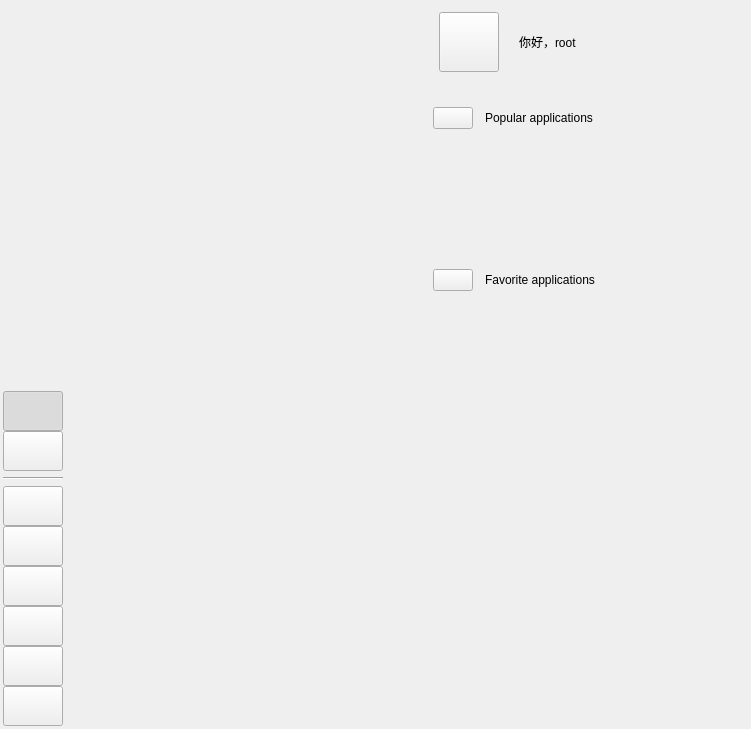
<?xml version="1.0" encoding="UTF-8"?>
<ui version="4.0">
 <class>Window</class>
 <widget class="QWidget" name="Window">
  <property name="geometry">
   <rect>
    <x>0</x>
    <y>0</y>
    <width>751</width>
    <height>729</height>
   </rect>
  </property>
  <property name="windowTitle">
   <string>Form</string>
  </property>
  <layout class="QHBoxLayout" name="horizontalLayout">
   <property name="spacing">
    <number>3</number>
   </property>
   <property name="leftMargin">
    <number>3</number>
   </property>
   <property name="topMargin">
    <number>3</number>
   </property>
   <property name="rightMargin">
    <number>3</number>
   </property>
   <property name="bottomMargin">
    <number>3</number>
   </property>
   <item>
    <widget class="KiranColorBlock" name="m_widgetNavigations" native="true">
     <property name="sizePolicy">
      <sizepolicy hsizetype="Preferred" vsizetype="Preferred">
       <horstretch>0</horstretch>
       <verstretch>0</verstretch>
      </sizepolicy>
     </property>
     <property name="minimumSize">
      <size>
       <width>60</width>
       <height>0</height>
      </size>
     </property>
     <property name="maximumSize">
      <size>
       <width>60</width>
       <height>16777215</height>
      </size>
     </property>
     <layout class="QVBoxLayout" name="verticalLayout">
      <property name="leftMargin">
       <number>0</number>
      </property>
      <property name="topMargin">
       <number>0</number>
      </property>
      <property name="rightMargin">
       <number>0</number>
      </property>
      <property name="bottomMargin">
       <number>0</number>
      </property>
      <item>
       <spacer name="verticalSpacer">
        <property name="orientation">
         <enum>Qt::Vertical</enum>
        </property>
        <property name="sizeHint" stdset="0">
         <size>
          <width>20</width>
          <height>40</height>
         </size>
        </property>
       </spacer>
      </item>
      <item>
       <layout class="QVBoxLayout" name="vboxlayout">
        <property name="spacing">
         <number>0</number>
        </property>
        <item>
         <widget class="StyledButton" name="m_btnAppsOverview">
          <property name="sizePolicy">
           <sizepolicy hsizetype="Expanding" vsizetype="Fixed">
            <horstretch>0</horstretch>
            <verstretch>0</verstretch>
           </sizepolicy>
          </property>
          <property name="minimumSize">
           <size>
            <width>0</width>
            <height>40</height>
           </size>
          </property>
          <property name="maximumSize">
           <size>
            <width>16777215</width>
            <height>40</height>
           </size>
          </property>
          <property name="toolTip">
           <string>All application</string>
          </property>
          <property name="text">
           <string/>
          </property>
          <property name="icon">
           <iconset theme="ksvg-ks-menu-apps-list-symbolic">
            <normaloff>.</normaloff>.</iconset>
          </property>
          <property name="checkable">
           <bool>true</bool>
          </property>
          <property name="checked">
           <bool>true</bool>
          </property>
         </widget>
        </item>
        <item>
         <widget class="StyledButton" name="m_btnRecentFilesOverview">
          <property name="sizePolicy">
           <sizepolicy hsizetype="Expanding" vsizetype="Fixed">
            <horstretch>0</horstretch>
            <verstretch>0</verstretch>
           </sizepolicy>
          </property>
          <property name="minimumSize">
           <size>
            <width>0</width>
            <height>40</height>
           </size>
          </property>
          <property name="maximumSize">
           <size>
            <width>16777215</width>
            <height>40</height>
           </size>
          </property>
          <property name="toolTip">
           <string>Recent files</string>
          </property>
          <property name="text">
           <string/>
          </property>
          <property name="icon">
           <iconset theme="ksvg-ks-menu-recent-files-symbolic">
            <normaloff>.</normaloff>.</iconset>
          </property>
          <property name="checkable">
           <bool>true</bool>
          </property>
         </widget>
        </item>
       </layout>
      </item>
      <item>
       <widget class="Line" name="line">
        <property name="orientation">
         <enum>Qt::Horizontal</enum>
        </property>
       </widget>
      </item>
      <item>
       <layout class="QVBoxLayout" name="verticalLayout_4">
        <property name="spacing">
         <number>0</number>
        </property>
        <item>
         <widget class="StyledButton" name="m_btnRunCommand">
          <property name="sizePolicy">
           <sizepolicy hsizetype="Expanding" vsizetype="Fixed">
            <horstretch>0</horstretch>
            <verstretch>0</verstretch>
           </sizepolicy>
          </property>
          <property name="minimumSize">
           <size>
            <width>0</width>
            <height>40</height>
           </size>
          </property>
          <property name="maximumSize">
           <size>
            <width>16777215</width>
            <height>40</height>
           </size>
          </property>
          <property name="toolTip">
           <string>Run command</string>
          </property>
          <property name="text">
           <string/>
          </property>
          <property name="icon">
           <iconset theme="ksvg-ks-menu-run-command-symbolic">
            <normaloff>.</normaloff>.</iconset>
          </property>
          <property name="checkable">
           <bool>false</bool>
          </property>
         </widget>
        </item>
        <item>
         <widget class="StyledButton" name="m_btnSearchFiles">
          <property name="sizePolicy">
           <sizepolicy hsizetype="Expanding" vsizetype="Fixed">
            <horstretch>0</horstretch>
            <verstretch>0</verstretch>
           </sizepolicy>
          </property>
          <property name="minimumSize">
           <size>
            <width>0</width>
            <height>40</height>
           </size>
          </property>
          <property name="maximumSize">
           <size>
            <width>16777215</width>
            <height>40</height>
           </size>
          </property>
          <property name="toolTip">
           <string>Search file</string>
          </property>
          <property name="text">
           <string/>
          </property>
          <property name="icon">
           <iconset theme="ksvg-ks-menu-search-files-symbolic">
            <normaloff>.</normaloff>.</iconset>
          </property>
          <property name="checkable">
           <bool>false</bool>
          </property>
         </widget>
        </item>
        <item>
         <widget class="StyledButton" name="m_btnHomeDir">
          <property name="sizePolicy">
           <sizepolicy hsizetype="Expanding" vsizetype="Fixed">
            <horstretch>0</horstretch>
            <verstretch>0</verstretch>
           </sizepolicy>
          </property>
          <property name="minimumSize">
           <size>
            <width>0</width>
            <height>40</height>
           </size>
          </property>
          <property name="maximumSize">
           <size>
            <width>16777215</width>
            <height>40</height>
           </size>
          </property>
          <property name="toolTip">
           <string>Home dir</string>
          </property>
          <property name="text">
           <string/>
          </property>
          <property name="icon">
           <iconset theme="ksvg-ks-menu-home-dir-symbolic">
            <normaloff>.</normaloff>.</iconset>
          </property>
          <property name="checkable">
           <bool>false</bool>
          </property>
         </widget>
        </item>
        <item>
         <widget class="StyledButton" name="m_btnSettings">
          <property name="sizePolicy">
           <sizepolicy hsizetype="Expanding" vsizetype="Fixed">
            <horstretch>0</horstretch>
            <verstretch>0</verstretch>
           </sizepolicy>
          </property>
          <property name="minimumSize">
           <size>
            <width>0</width>
            <height>40</height>
           </size>
          </property>
          <property name="maximumSize">
           <size>
            <width>16777215</width>
            <height>40</height>
           </size>
          </property>
          <property name="toolTip">
           <string>Settings</string>
          </property>
          <property name="text">
           <string/>
          </property>
          <property name="icon">
           <iconset theme="ksvg-ks-menu-settings-symbolic">
            <normaloff>.</normaloff>.</iconset>
          </property>
          <property name="checkable">
           <bool>false</bool>
          </property>
         </widget>
        </item>
        <item>
         <widget class="StyledButton" name="m_btnSystemMonitor">
          <property name="sizePolicy">
           <sizepolicy hsizetype="Expanding" vsizetype="Fixed">
            <horstretch>0</horstretch>
            <verstretch>0</verstretch>
           </sizepolicy>
          </property>
          <property name="minimumSize">
           <size>
            <width>0</width>
            <height>40</height>
           </size>
          </property>
          <property name="maximumSize">
           <size>
            <width>16777215</width>
            <height>40</height>
           </size>
          </property>
          <property name="toolTip">
           <string>System monitor</string>
          </property>
          <property name="text">
           <string/>
          </property>
          <property name="icon">
           <iconset theme="ksvg-ks-menu-system-monitor-symbolic">
            <normaloff>.</normaloff>.</iconset>
          </property>
          <property name="checkable">
           <bool>false</bool>
          </property>
         </widget>
        </item>
        <item>
         <widget class="StyledButton" name="m_btnPower">
          <property name="sizePolicy">
           <sizepolicy hsizetype="Expanding" vsizetype="Fixed">
            <horstretch>0</horstretch>
            <verstretch>0</verstretch>
           </sizepolicy>
          </property>
          <property name="minimumSize">
           <size>
            <width>0</width>
            <height>40</height>
           </size>
          </property>
          <property name="maximumSize">
           <size>
            <width>16777215</width>
            <height>40</height>
           </size>
          </property>
          <property name="toolTip">
           <string>Power</string>
          </property>
          <property name="text">
           <string/>
          </property>
          <property name="icon">
           <iconset theme="ksvg-ks-menu-power-symbolic">
            <normaloff>.</normaloff>.</iconset>
          </property>
          <property name="checkable">
           <bool>false</bool>
          </property>
         </widget>
        </item>
       </layout>
      </item>
     </layout>
    </widget>
   </item>
   <item>
    <widget class="QStackedWidget" name="m_widgetOverviewStack">
     <widget class="QWidget" name="m_middlePage1">
      <layout class="QVBoxLayout"/>
     </widget>
    </widget>
   </item>
   <item>
    <widget class="QWidget" name="m_widgetExpand" native="true">
     <layout class="QVBoxLayout" name="m_expandLayout" stretch="0,1,2">
      <property name="spacing">
       <number>2</number>
      </property>
      <property name="leftMargin">
       <number>0</number>
      </property>
      <property name="topMargin">
       <number>0</number>
      </property>
      <property name="rightMargin">
       <number>0</number>
      </property>
      <property name="bottomMargin">
       <number>0</number>
      </property>
      <item>
       <widget class="KiranColorBlock" name="m_widgetUserInfo" native="true">
        <layout class="QGridLayout" name="gridLayout_2">
         <property name="leftMargin">
          <number>30</number>
         </property>
         <property name="horizontalSpacing">
          <number>20</number>
         </property>
         <item row="0" column="1">
          <layout class="QVBoxLayout" name="verticalLayout_6">
           <item>
            <widget class="QLabel" name="m_labelUserName">
             <property name="sizePolicy">
              <sizepolicy hsizetype="Expanding" vsizetype="Preferred">
               <horstretch>0</horstretch>
               <verstretch>0</verstretch>
              </sizepolicy>
             </property>
             <property name="text">
              <string>你好，root</string>
             </property>
            </widget>
           </item>
          </layout>
         </item>
         <item row="0" column="0" alignment="Qt::AlignLeft">
          <widget class="QPushButton" name="m_btnUserPhoto">
           <property name="minimumSize">
            <size>
             <width>60</width>
             <height>60</height>
            </size>
           </property>
           <property name="maximumSize">
            <size>
             <width>60</width>
             <height>60</height>
            </size>
           </property>
           <property name="text">
            <string/>
           </property>
           <property name="iconSize">
            <size>
             <width>60</width>
             <height>60</height>
            </size>
           </property>
          </widget>
         </item>
        </layout>
       </widget>
      </item>
      <item>
       <widget class="KiranColorBlock" name="m_widgetPopularApp" native="true">
        <property name="maximumSize">
         <size>
          <width>16777215</width>
          <height>160</height>
         </size>
        </property>
        <layout class="QVBoxLayout" name="verticalLayout_2" stretch="0,1">
         <property name="bottomMargin">
          <number>0</number>
         </property>
         <item>
          <layout class="QHBoxLayout" name="horizontalLayout_2" stretch="0,1">
           <property name="spacing">
            <number>12</number>
           </property>
           <property name="leftMargin">
            <number>15</number>
           </property>
           <property name="topMargin">
            <number>15</number>
           </property>
           <property name="rightMargin">
            <number>15</number>
           </property>
           <property name="bottomMargin">
            <number>0</number>
           </property>
           <item>
            <widget class="QPushButton" name="m_btnPopularAppIcon">
             <property name="enabled">
              <bool>true</bool>
             </property>
             <property name="focusPolicy">
              <enum>Qt::NoFocus</enum>
             </property>
             <property name="text">
              <string/>
             </property>
            </widget>
           </item>
           <item>
            <widget class="QLabel" name="m_labelPopularApp">
             <property name="text">
              <string>Popular applications</string>
             </property>
            </widget>
           </item>
          </layout>
         </item>
         <item>
          <widget class="QWidget" name="m_widgetPopular" native="true">
           <layout class="QGridLayout" name="m_gridLayoutPopularApp"/>
          </widget>
         </item>
        </layout>
       </widget>
      </item>
      <item>
       <widget class="KiranColorBlock" name="m_widgetFavoriteApp" native="true">
        <layout class="QVBoxLayout" name="verticalLayout_3" stretch="0,0">
         <property name="topMargin">
          <number>9</number>
         </property>
         <item>
          <layout class="QHBoxLayout" name="horizontalLayout_3" stretch="0,1">
           <property name="spacing">
            <number>12</number>
           </property>
           <property name="leftMargin">
            <number>15</number>
           </property>
           <property name="topMargin">
            <number>15</number>
           </property>
           <property name="rightMargin">
            <number>15</number>
           </property>
           <property name="bottomMargin">
            <number>0</number>
           </property>
           <item>
            <widget class="QPushButton" name="m_btnFavoriteAppIcon">
             <property name="enabled">
              <bool>true</bool>
             </property>
             <property name="focusPolicy">
              <enum>Qt::NoFocus</enum>
             </property>
             <property name="text">
              <string/>
             </property>
            </widget>
           </item>
           <item>
            <widget class="QLabel" name="m_labelFavoriteApp">
             <property name="text">
              <string>Favorite applications</string>
             </property>
            </widget>
           </item>
          </layout>
         </item>
         <item>
          <widget class="QScrollArea" name="m_scrollAreaFavoriteApp">
           <property name="frameShape">
            <enum>QFrame::NoFrame</enum>
           </property>
           <property name="lineWidth">
            <number>0</number>
           </property>
           <property name="horizontalScrollBarPolicy">
            <enum>Qt::ScrollBarAlwaysOff</enum>
           </property>
           <property name="widgetResizable">
            <bool>true</bool>
           </property>
           <widget class="QWidget" name="scrollAreaWidgetContents">
            <property name="geometry">
             <rect>
              <x>0</x>
              <y>0</y>
              <width>321</width>
              <height>412</height>
             </rect>
            </property>
            <layout class="QGridLayout" name="m_gridLayoutFavoriteApp"/>
           </widget>
          </widget>
         </item>
        </layout>
       </widget>
      </item>
     </layout>
    </widget>
   </item>
  </layout>
 </widget>
 <customwidgets>
  <customwidget>
   <class>StyledButton</class>
   <extends>QToolButton</extends>
   <header>lib/widgets/styled-button.h</header>
  </customwidget>
  <customwidget>
   <class>KiranColorBlock</class>
   <extends>QWidget</extends>
   <header>kiran-color-block.h</header>
   <container>1</container>
  </customwidget>
 </customwidgets>
 <resources/>
 <connections/>
</ui>
